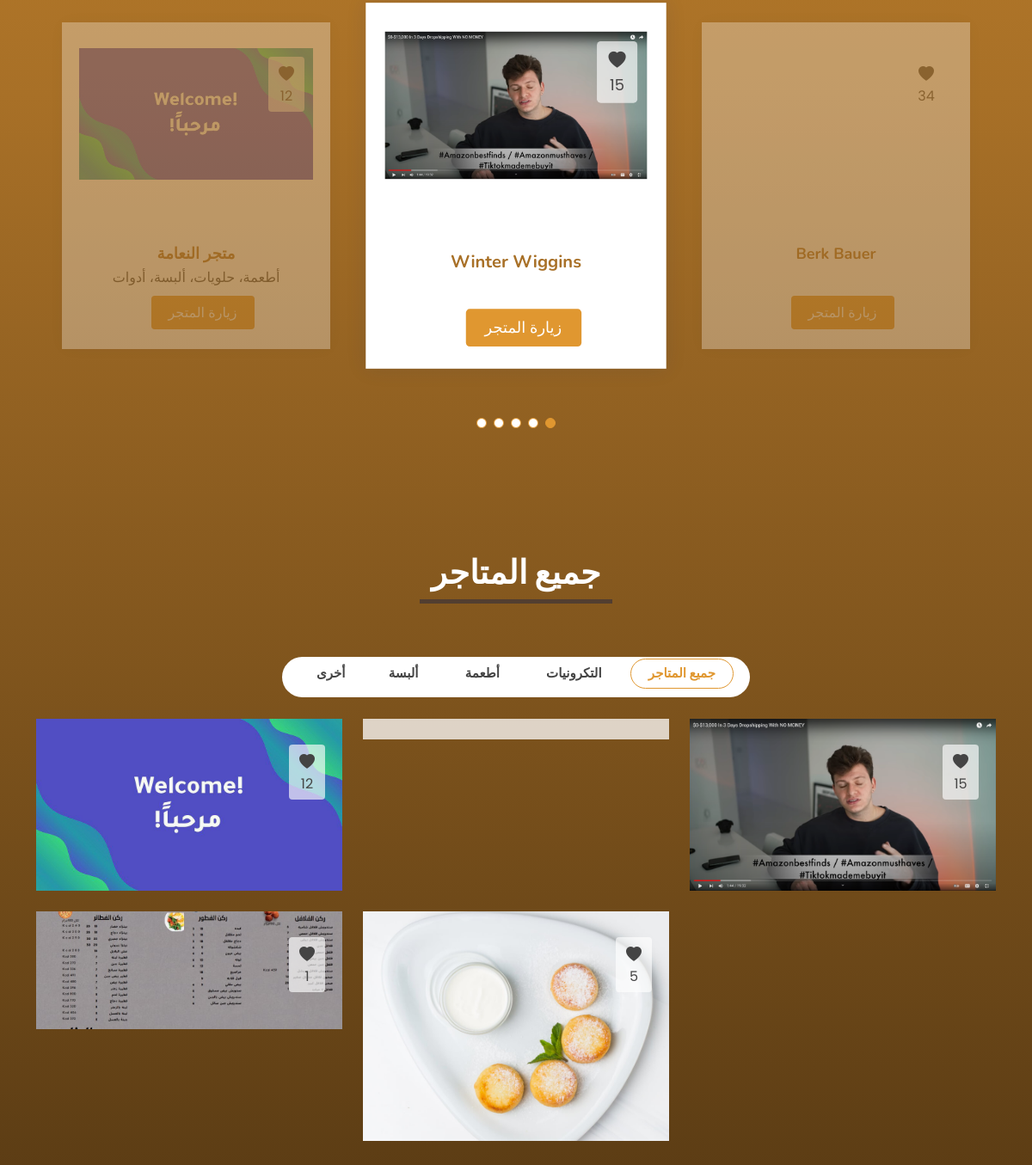
/ (lower part), run on an earlier commit of the app's database.
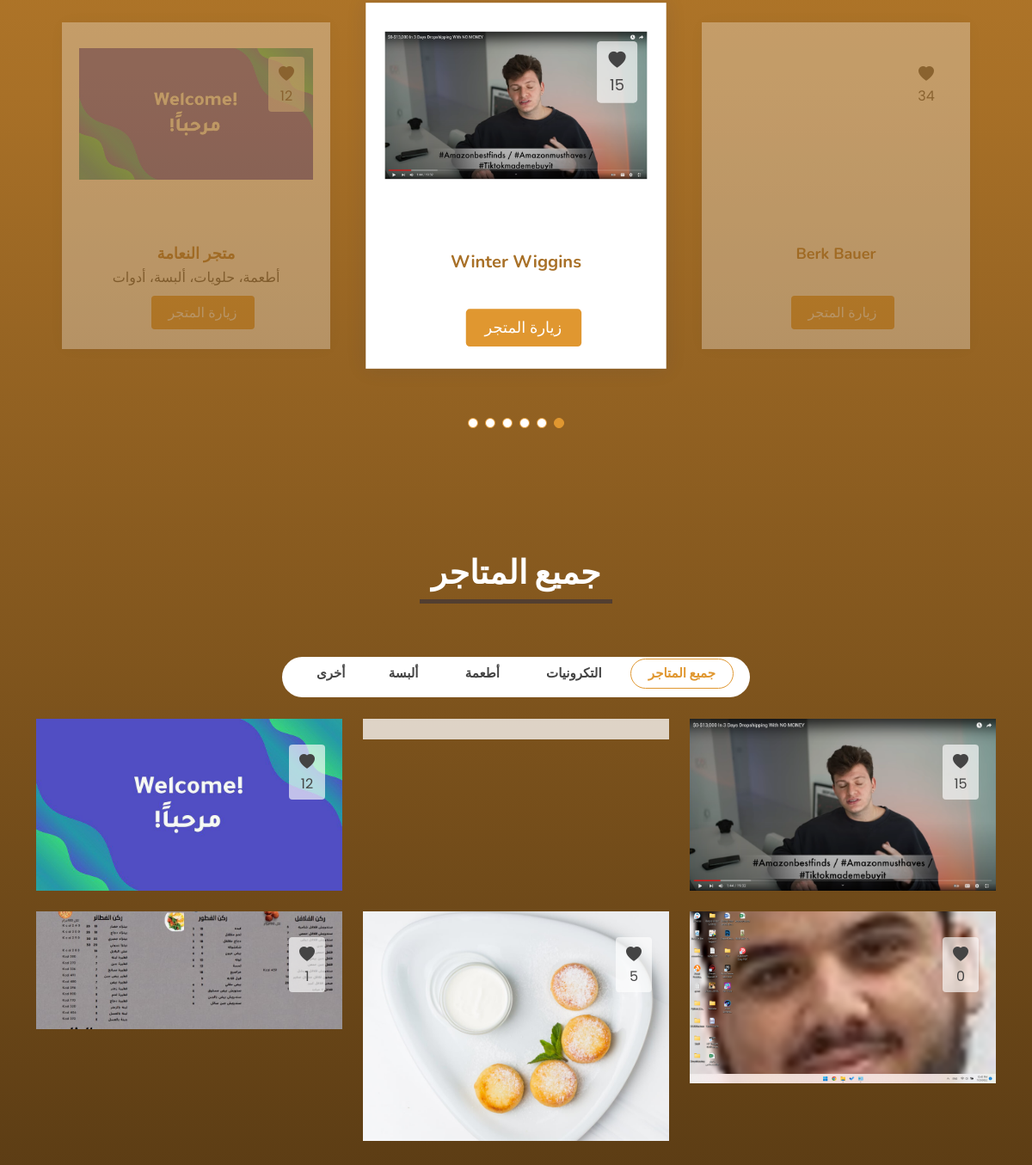
And on a later commit of the database.
### stores/models.py (models this page shows, shortened)
class Store(models.Model):
    id = models.AutoField(primary_key=True)
    name = models.CharField(max_length=24)
    description = models.TextField()
    link = models.CharField(max_length=300)
    store_photo = models.FileField(null = True, default=None, blank=True, upload_to='static/upload/sellers_stores_photos',
        validators=[FileExtensionValidator(allowed_extensions=['png','jpg',"jpeg"],message="يمكن رفع الصور فقط بالصيغات التالية: (jpg, png, jpeg)")])
    city = models.ForeignKey('users.city', on_delete=models.CASCADE, related_name="+")
    categories = models.ManyToManyField('category', blank=True, related_name="+")
    likes = models.IntegerField(default=0)

class category(models.Model):
    id = models.AutoField(primary_key=True)
    name = models.CharField(max_length=24)
    def __str__(self):
        return self.name

### stores/views.py (the view)
# urls.py: 2. Add a URL to urlpatterns:  path('', views.home, name='home')
def home(request):
    context = {}
    top_stores = Store.objects.order_by('-likes')[:6]
    all_stores = Store.objects.all()
    categories = categories_model.objects.all()
    top_3_categories = []
    top_3_categories.append(categories_model.objects.get(pk=1)) #الكترونيات
    top_3_categories.append(categories_model.objects.get(pk=4)) #حلويات
    top_3_categories.append(categories_model.objects.get(pk=6)) #ألبسة
    context['top_stores'] = top_stores
    context['all_stores'] = all_stores
    context['top_3_categories'] = top_3_categories
    context['categories'] = categories
    return render(request,'Home.html', context)

### stores/templatetags/print_categories.py (called while the page is built)
@register.simple_tag
def print_categories (categories_list):
    categories_string = ''
    for category in categories_list:
        categories_string = categories_string + category.name + "، "
    categories_string = categories_string[:-2]
    return categories_string

### templates/Home.html (shortened to what the changed rows need)
{% extends 'main/baseView.html' %}
{% load print_categories %}
{% block content %}
<!DOCTYPE html>
{% load static %}
<html>
<head>
  <link href="../static/assets/vendor/aos/aos.css" rel="stylesheet">
  <link href="../static/assets/vendor/bootstrap/css/bootstrap.min.css" rel="stylesheet">
  <link href="../static/assets/vendor/bootstrap-icons/bootstrap-icons.css" rel="stylesheet">
  <link href="../static/assets/vendor/glightbox/css/glightbox.min.css" rel="stylesheet">
  <link href="../static/assets/vendor/remixicon/remixicon.css" rel="stylesheet">
  <link href="../static/assets/vendor/swiper/swiper-bundle.min.css" rel="stylesheet">
  <link href="../static/assets/css/style.css" rel="stylesheet">
</head>
<body>
  <main id="main">
    <section id="testimonials" class="testimonials">
      <div class="container" data-aos="fade-up">
        <div class="testimonials-slider swiper" data-aos="fade-up" data-aos-delay="200">
          <div class="swiper-wrapper">
            {% for store in top_stores %}
            <div class="swiper-slide">
              <div class="testimonial-item">
                <div class="social">
                  {% if store in user.liked_stores.all %}
                  <a onclick="like('{{store.id}}')"><i style="color: #ff0000;" class="heart_{{store.id}} bi bi-heart-fill"></i></a>
                  {% else %}
                  <a onclick="like('{{store.id}}')"><i class="heart_{{store.id}} bi bi-heart-fill"></i></a>
                  {% endif %}
                  <span id="likes_{{store.id}}" class="likes_{{store.id}}">{{store.likes}}</span>
                </div>
                  {% if store.store_photo %}
                    <img style="max-height: 220px;" src="../{{store.store_photo}}" class="img-fluid most-liked-stores-pic" alt="">
                  {% else %}
                    <img style="max-height: 220px;" src="static/assets/img/store.webp" class="img-fluid most-liked-stores-pic" alt="">
                  {% endif %}
                <div class="profile mt-auto">
                  <h3 class="post-title">{{store.name}}</h3>
                  <span class="post-date">
                    {% print_categories store.categories.all %}
                  </span>
                  <br>
                <div class="most-like-stores-btn">
                <a class="logIn scrollto" target="_blank" href="{{store.link}}">زيارة المتجر</a>
                </div>
                </div>
              </div>
            </div>
            {% endfor %}
          </div>
          <div class="swiper-pagination"></div>
        </div>
      </div>
    </section>
    <section id="portfolio" class="portfolio">
      <div class="container" data-aos="fade-up">
        <div class="row" data-aos="fade-up" data-aos-delay="100">
          <div class="col-lg-12 d-flex justify-content-center">
            <ul id="portfolio-flters">
              <li data-filter="*" class="filter-active">جميع المتاجر</li>
              {% for category in top_3_categories %}
                <li data-filter=".filter-{{category}}">{{category}}</li>
              {% endfor %}
              <li id="myBtn">أخرى</li>
            </ul>
          </div>
        </div>
        <div class="row gy-4 portfolio-container" data-aos="fade-up" data-aos-delay="200">
          {% for store in all_stores %}
          <div class="col-lg-4 col-md-6 portfolio-item
          {% for store_category in store.categories.all %}
          filter-{{store_category}}
          {% endfor %}">
            <div class="portfolio-wrap">
              <div class="social">
                {% if store in user.liked_stores.all %}
                <a onclick="like('{{store.id}}')"><i style="color: #ff0000;" class="heart_{{store.id}} bi bi-heart-fill"></i></a>
                {% else %}
                <a onclick="like('{{store.id}}')"><i class="heart_{{store.id}} bi bi-heart-fill"></i></a>
                {% endif %}
                <span id="likes_{{store.id}}" class="likes_{{store.id}}">{{store.likes}}</span>
              </div>
                {% if store.store_photo %}
                  <img src="../{{store.store_photo}}" class="img-fluid" alt="">
                {% else %}
                  <img src="../static/assets/img/portfolio/portfolio-9.jpg" class="img-fluid" alt="">
                {% endif %}
            </div>
          </div>
          {% endfor %}
        </div>
      </div>
    </section>
  </main>
</body>
</html>
{% endblock %}

What changed in the data, as far as the page shows it:
added Store: likes "0", store_photo (picture)
